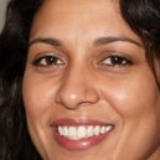
#> input picture imagens/pessoas/0.jpg, 160 x 160 px, given in place of pessoas.jpg, which was not available
$ jupyter execute --allow-errors Mask-detect.ipynb   (Python 2 division)   (text cells are left out)
#> lines starting #> are read from the running program, lines starting #| are printed output that depends on the picture; pictures that were not available may be replaced by others from this repository, and a replacement may not be noted
[cell 1]
# importando bibliotecas
import cv2 as cv #OpenCV
import matplotlib.pyplot as plt
import numpy as np

[cell 2]
from google.colab import drive
drive.mount('/content/gdrive')

[cell 3]
from google.colab import files

[cell 4]
# [5 lines of commented-out code are left out]

[cell 5]
# lendo imagem com OpenCV
imagem = cv.imread("pessoas.jpg")
#> imagem is the input picture: shape (160, 160, 3); mean B, G, R 78.8, 101.2, 147

[cell 6]
# Em Python, OpenCV é escrito em cima da biblioteca Numpy, portanto as imagens são lidas como array no tipo da biblioteca
type(imagem)

[cell 7]
# Mostrando as imagens
#cv.imshow("Imagem", imagem)

[cell 8]
def mostrar_imagem(imagem):
  imagem_rgb = cv.cvtColor(imagem, cv.COLOR_BGR2RGB)
  plt.imshow(imagem_rgb)

[cell 9]
mostrar_imagem(imagem)

[cell 10]
# experimentando mostrar a imagem sem a conversão de rgb
plt.imshow(imagem)
# imagem original está em BGR (cores ao contrátio, então Matplotlib lê lê RGB e sai o negativo da foto)

[cell 11]
imagem_cinza = cv.cvtColor(imagem, cv.COLOR_BGR2GRAY)
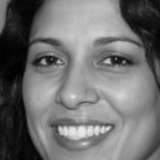
#> imagem_cinza: shape (160, 160); min 0, max 238, mean 112.4

[cell 12]
mostrar_imagem(imagem_cinza)

[cell 13]
features_haar = "haarcascade_frontalface_alt2.xml"

#> (a cell that did not finish here is left out)

#> (a cell that did not finish here is left out)

#> (a cell that did not finish here is left out)

[cell 17]
imagem_copia = np.array(imagem)
imagem_copia_rgb = np.array(imagem)

#> (a cell that did not finish here is left out)

[cell 19]
mostrar_imagem(imagem_copia)

#> (a cell that did not finish here is left out)

[cell 21]
mostrar_imagem(imagem_copia_rgb)

[cell 22]
imagem2 = cv.imread("pessoas2.jpg")
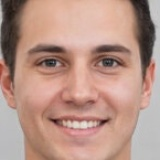
#> input picture imagens/pessoas/1.jpg, 160 x 160 px, given in place of pessoas2.jpg, which was not available
#> imagem2 is the input picture: shape (160, 160, 3); mean B, G, R 134.9, 147.7, 184.1

[cell 23]
mostrar_imagem(imagem2)

[cell 24]
imagem2_cinza = cv.cvtColor(imagem2, cv.COLOR_BGR2GRAY)
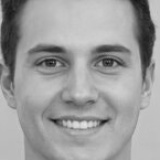
#> imagem2_cinza: shape (160, 160); min 17, max 229, mean 157.1
mostrar_imagem(imagem2_cinza)

#> (a cell that did not finish here is left out)

[cell 26]
imagem2_copia = np.array(imagem2)
#> (the rest of this cell did not finish here and is left out)

[cell 27]
mostrar_imagem(imagem2_copia)

[cell 28]
imagem2_copia2 = np.array(imagem2)
#> (the rest of this cell did not finish here and is left out)

[cell 29]
mostrar_imagem(imagem2_copia2)

[cell 30]
# salvando as imagens cortadas em uma lista
imagens_cortadas = list()

#> (a cell that did not finish here is left out)

[cell 32]
len(imagens_cortadas)

[cell 33]
# mostrando dimensões de cada imagem
for img in imagens_cortadas:
  print(img.shape)

#> (a cell that did not finish here is left out)

[cell 35]
import os

[cell 36]
def salvar_imagens(imagens, caminho):
  if not os.path.exists(caminho):
    os.mkdir(caminho)

  index = len(os.listdir(caminho))

  for img in imagens:
    cv.imwrite(f"{caminho}/{index}.jpg", img)
    index += 1
